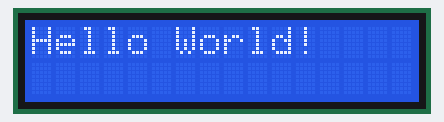
Bench run of a sketch on a simulated Arduino Uno, built with avr-gcc and run on an emulated ATmega328P. On the bench: 16×2 character LCD.

Above: at 0.1 s.
At 1.1 s:
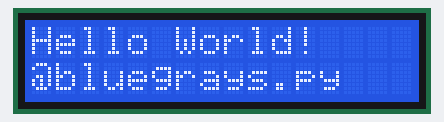
At 4.1 s:
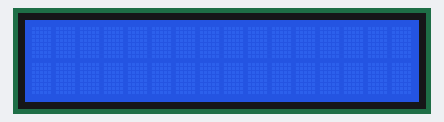

The sketch:

Kod.ino
```cpp
#include <LiquidCrystal_I2C.h>
#include <Wire.h>
LiquidCrystal_I2C lcd(0x27, 16, 2);
void setup(){
  lcd.begin();
}
void loop(){
  lcd.setCursor(0,0);//Satır 0
  lcd.print("Hello World!");
  delay(1000);
  lcd.setCursor(0,1); //Satır 1
  lcd.print("@bluegrays.py");
  delay(3000);
  lcd.clear(); //LCD Temizle
  delay(1000);
}
```

Measured:
- by itself, everything shown: repeats every 5.0 s, in 3 steps
- what the display in image 1 shows lasts 3.0 s, from 1.1 s to 4.1 s
- what the display in image 2 shows lasts 1.0 s, from 4.1 s to 5.1 s
